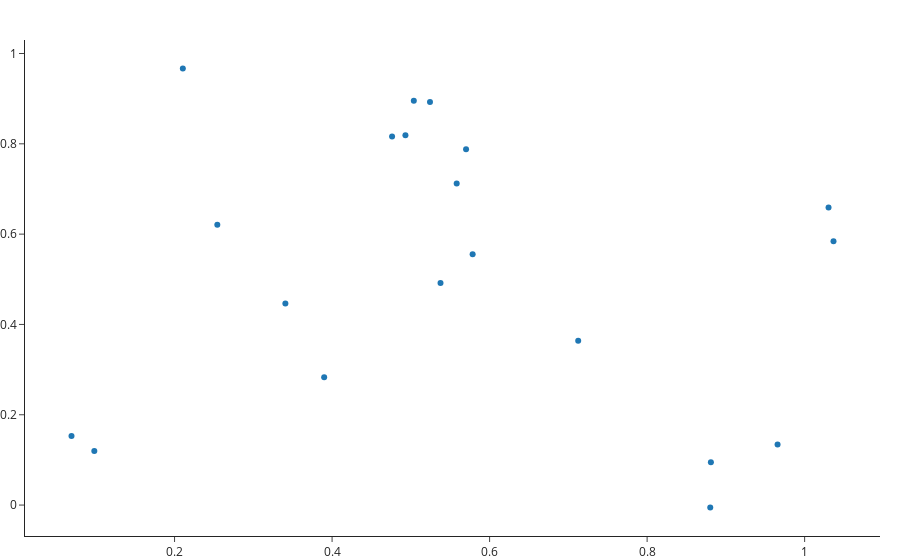

Source (notebook cell):
### Markdown cell above
## Gradient Descent For RSS

### Code cell
from scipy.stats import ortho_group

def residual_sum_of_squares(X: np.ndarray, y: np.ndarray):
    def _evaluate(w: np.ndarray):
        return np.sum( (X @ w - y)**2, axis=0)
    
    def _gradient(w: np.ndarray):
        return 2 * X.T @ (X @ w -y)
    
    return _evaluate, _gradient


# Create a random subspace and sample a design matrix and response vector from it
m, d = 20, 2
V, a = ortho_group.rvs(dim=d), np.random.uniform(size=(m, d))

dataset = np.sum(a[:,None]*V, axis=2)

go.Figure(go.Scatter(x=dataset[:,0], y=dataset[:,1], mode="markers")).show()

# Show both the descent but also the linear fit!!!!!!!!!!

### Figure 1 — Plotly figure (JSON) as saved in the notebook; plotly's stock layout.template omitted (floating-point values rounded to 4 significant figures)
{"data": [{"mode": "markers", "type": "scatter", "x": [0.5701, 0.5582, 0.5038, 0.5243, 0.4931, 0.8802, 0.3899, 0.5377, 0.2543, 0.06915, 1.03, 0.2105, 0.4762, 0.3407, 0.7125, 0.5785, 0.9656, 1.037, 0.881, 0.09813], "y": [0.7881, 0.7123, 0.8955, 0.8924, 0.819, -0.005268, 0.2832, 0.4919, 0.6205, 0.153, 0.6589, 0.9667, 0.8164, 0.4465, 0.3639, 0.5552, 0.1343, 0.5842, 0.09504, 0.1197]}], "layout": {}}
